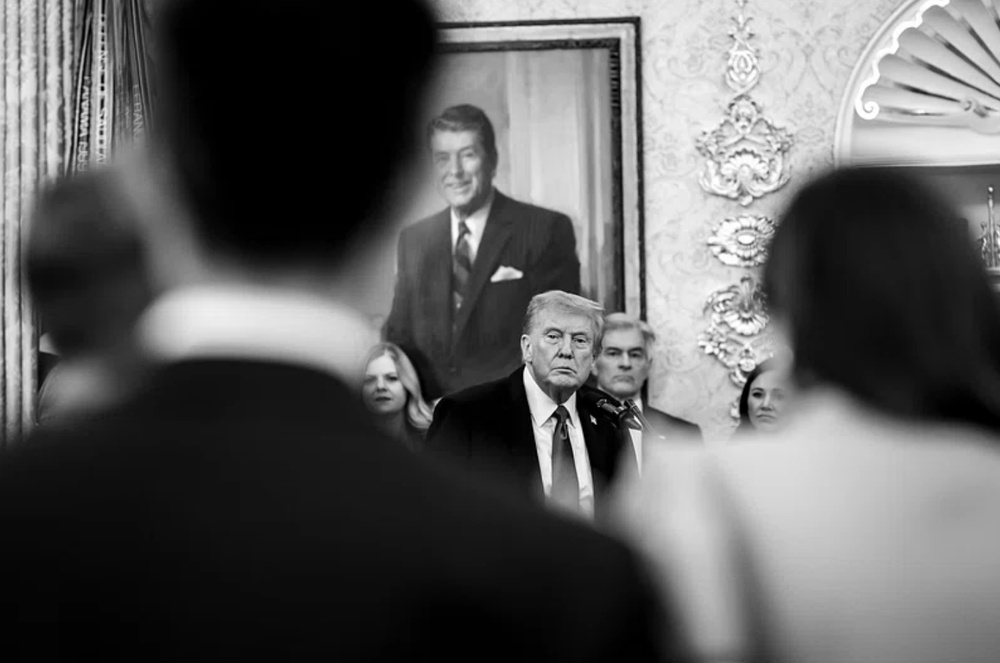
#> input picture Secret_Sharing_Schemes/1.a.standard(k,n)_SSS-gray/input.jpg, 1000 x 663 px, shrunk from 1429 x 947 before the run
$ python encrypt.py
#> lines starting #> are read from the running program, lines starting #| are printed output that depends on the picture
import numpy as np
from PIL import Image
import os
import secrets

def encrypt_image_grayscale(image_path, k, n):
#> called with image_path = 'input.jpg', k = 3, n = 5
    if not os.path.exists(image_path):
        print(f"Error: {image_path} not found.")
        return

    # 'L' mode is 8-bit pixels, black and white (Grayscale)
    img = Image.open(image_path).convert('L')
    data = np.array(img, dtype=np.uint16)
    h, w = data.shape #2 dimensions
#> h = 663; w = 1000

    #list of n empty black images (matrices filled with zeros)
    shares = [np.zeros((h, w), dtype=np.uint8) for _ in range(n)]

    print(f"Generating {n} Grayscale shares...")
    for r in range(h):
        for col in range(w):
            pixel = int(data[r, col]) # Single value per pixel

            # Polynomial coefficients: a0 = pixel value
            coeffs = [pixel] + [secrets.randbelow(256) for _ in range(k-1)] #To have a threshold of k, we need a polynomial of degree (k-1)

            for i in range(1, n + 1):
                val = 0
                for deg, coeff in enumerate(coeffs):
                    val = (val + coeff * (i ** deg)) % 256
                shares[i-1][r, col] = val
#> after the loop, shares = 5 items

    if not os.path.exists('shares'):
        os.makedirs('shares')

    for i in range(n):
        Image.fromarray(shares[i]).save(f'shares/share_{i+1}.png')
#> this loop made 5 passes
#> pass 1, in encrypt_image_grayscale, `Image.fromarray(shares[i]).save(f'shares/share_{i+1}.png')`:
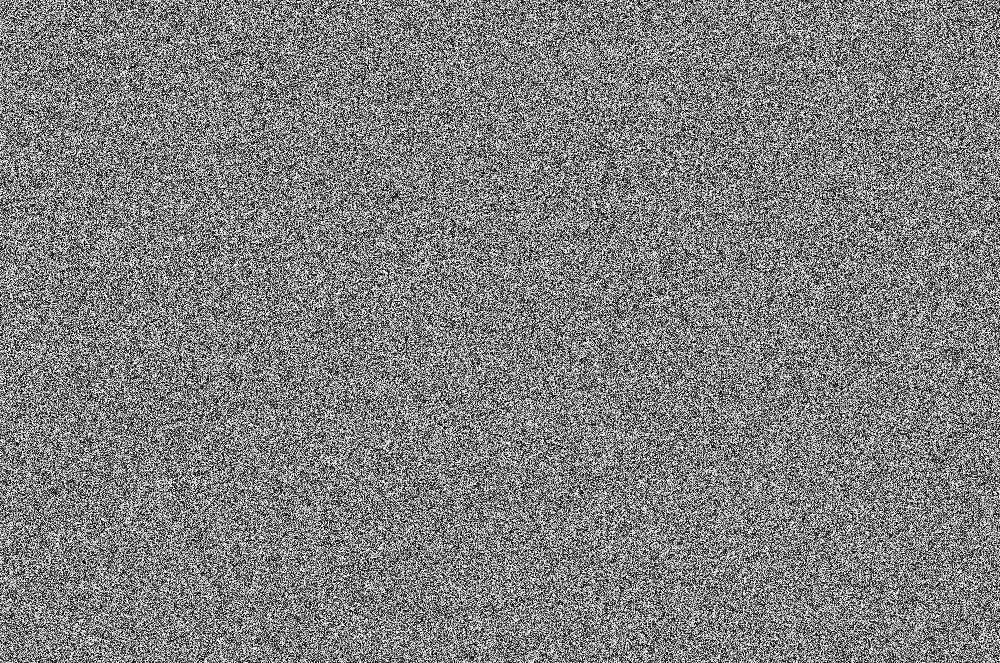
#> saved as share_1.png: PIL image 1000x663 L; min 0, max 255, mean 127.5
#> pass 2, in encrypt_image_grayscale, `Image.fromarray(shares[i]).save(f'shares/share_{i+1}.png')`:
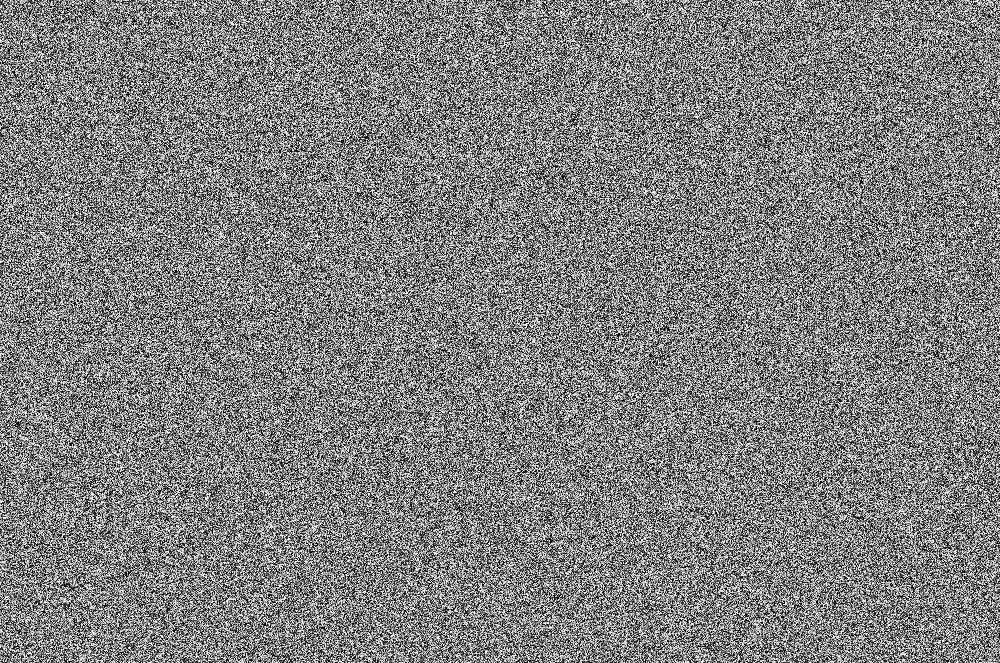
#> saved as share_2.png: PIL image 1000x663 L; min 0, max 255, mean 127.6
    print("Success: Grayscale shares generated.")

if __name__ == "__main__":
    encrypt_image_grayscale('input.jpg', k=3, n=5)
